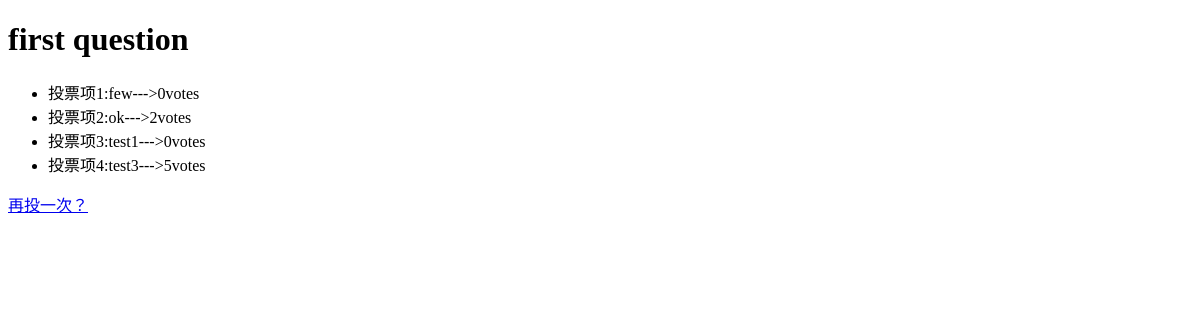
Before: /poll/1/result/ with the older database file.
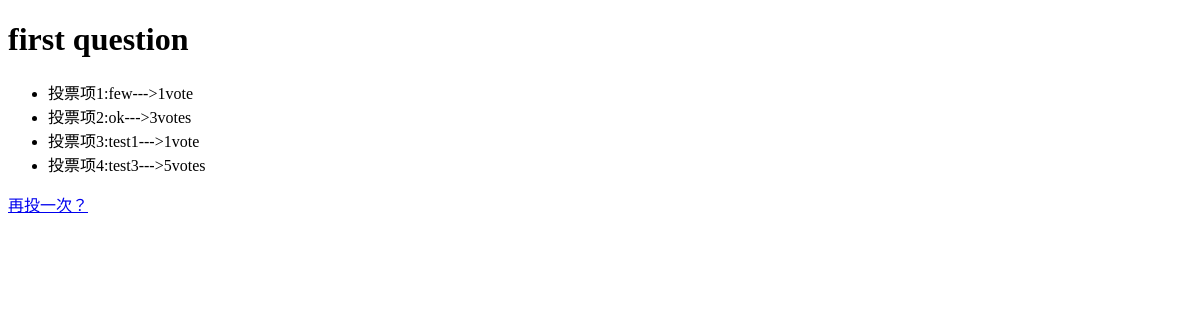
After: the same page with the newer database file.
### poll/models.py (models this page shows, shortened)
class Choice(models.Model):
	poll = models.ForeignKey(Poll)
	choice_text = models.CharField(max_length=200)
	votes = models.IntegerField(default=0)

### poll/views.py (the view)
# urls.py: url(r'^(?P<pk>\d+)/result/$',views.ResultView.as_view(),name='result'),
class ResultView(generic.DetailView):
	model = Poll
	template_name = 'result.html'

### templates/result.html (shortened to what this page needs)
<!DOCTYPE html>
<html>
<head lang="en">
</head>
<body>
<h1>{{ poll.question }}</h1>
<ul>
    {% for choice in poll.choice_set.all %}
    <li>
           投票项{{ forloop.counter }}:{{ choice.choice_text }}--->{{ choice.votes }}vote{{ choice.votes|pluralize }}
    </li>
    {% endfor %}
</ul>
<a href="{% url 'author-polls:index' %}" >再投一次？</a>
</body>
</html>

Changed rows visible on the page:
changed Choice "few": votes "0" → "1"
changed Choice "ok": votes "2" → "3"
changed Choice "test1": votes "0" → "1"
